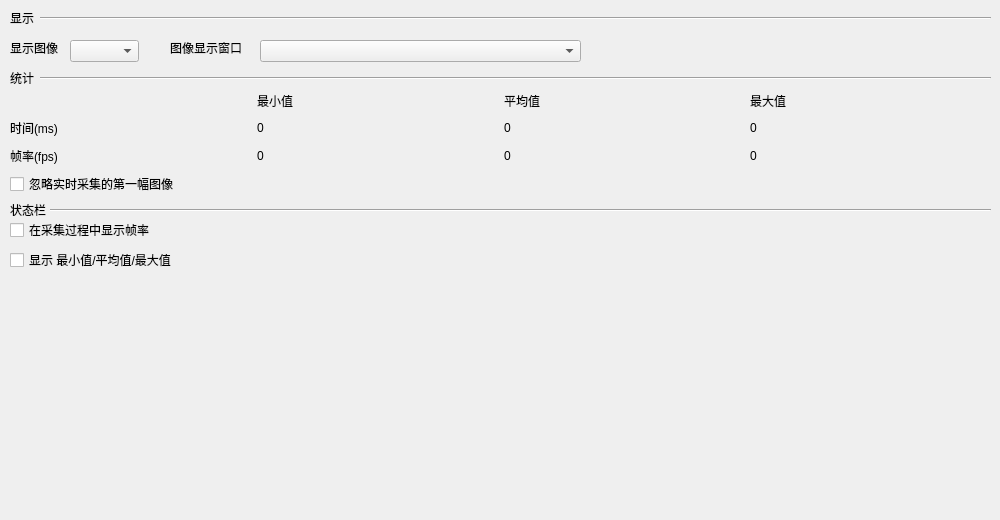
<?xml version="1.0" encoding="UTF-8"?>
<ui version="4.0">
 <class>CDetect</class>
 <widget class="QWidget" name="CDetect">
  <property name="geometry">
   <rect>
    <x>0</x>
    <y>0</y>
    <width>1000</width>
    <height>520</height>
   </rect>
  </property>
  <property name="windowTitle">
   <string>Form</string>
  </property>
  <widget class="QLabel" name="label">
   <property name="geometry">
    <rect>
     <x>10</x>
     <y>10</y>
     <width>53</width>
     <height>16</height>
    </rect>
   </property>
   <property name="text">
    <string>显示</string>
   </property>
  </widget>
  <widget class="Line" name="line">
   <property name="geometry">
    <rect>
     <x>40</x>
     <y>10</y>
     <width>951</width>
     <height>16</height>
    </rect>
   </property>
   <property name="orientation">
    <enum>Qt::Horizontal</enum>
   </property>
  </widget>
  <widget class="QLabel" name="label_2">
   <property name="geometry">
    <rect>
     <x>10</x>
     <y>40</y>
     <width>53</width>
     <height>16</height>
    </rect>
   </property>
   <property name="text">
    <string>显示图像</string>
   </property>
  </widget>
  <widget class="QComboBox" name="comboBox">
   <property name="geometry">
    <rect>
     <x>70</x>
     <y>40</y>
     <width>69</width>
     <height>22</height>
    </rect>
   </property>
  </widget>
  <widget class="QLabel" name="label_3">
   <property name="geometry">
    <rect>
     <x>170</x>
     <y>40</y>
     <width>81</width>
     <height>16</height>
    </rect>
   </property>
   <property name="text">
    <string>图像显示窗口</string>
   </property>
  </widget>
  <widget class="QComboBox" name="comboBox_2">
   <property name="geometry">
    <rect>
     <x>260</x>
     <y>40</y>
     <width>321</width>
     <height>22</height>
    </rect>
   </property>
  </widget>
  <widget class="QLabel" name="label_4">
   <property name="geometry">
    <rect>
     <x>10</x>
     <y>70</y>
     <width>53</width>
     <height>16</height>
    </rect>
   </property>
   <property name="text">
    <string>统计</string>
   </property>
  </widget>
  <widget class="Line" name="line_2">
   <property name="geometry">
    <rect>
     <x>40</x>
     <y>70</y>
     <width>951</width>
     <height>16</height>
    </rect>
   </property>
   <property name="orientation">
    <enum>Qt::Horizontal</enum>
   </property>
  </widget>
  <widget class="QWidget" name="gridLayoutWidget">
   <property name="geometry">
    <rect>
     <x>10</x>
     <y>90</y>
     <width>981</width>
     <height>106</height>
    </rect>
   </property>
   <layout class="QGridLayout" name="gridLayout">
    <item row="1" column="2">
     <widget class="QLabel" name="label_12">
      <property name="text">
       <string>0</string>
      </property>
     </widget>
    </item>
    <item row="1" column="3">
     <widget class="QLabel" name="label_15">
      <property name="text">
       <string>0</string>
      </property>
     </widget>
    </item>
    <item row="1" column="1">
     <widget class="QLabel" name="label_8">
      <property name="text">
       <string>0</string>
      </property>
     </widget>
    </item>
    <item row="0" column="3">
     <widget class="QLabel" name="label_14">
      <property name="text">
       <string>最大值</string>
      </property>
     </widget>
    </item>
    <item row="0" column="2">
     <widget class="QLabel" name="label_11">
      <property name="text">
       <string>平均值</string>
      </property>
     </widget>
    </item>
    <item row="0" column="1">
     <widget class="QLabel" name="label_6">
      <property name="text">
       <string>最小值</string>
      </property>
     </widget>
    </item>
    <item row="2" column="1">
     <widget class="QLabel" name="label_10">
      <property name="text">
       <string>0</string>
      </property>
     </widget>
    </item>
    <item row="1" column="0">
     <widget class="QLabel" name="label_7">
      <property name="text">
       <string>时间(ms)</string>
      </property>
     </widget>
    </item>
    <item row="2" column="2">
     <widget class="QLabel" name="label_13">
      <property name="text">
       <string>0</string>
      </property>
     </widget>
    </item>
    <item row="2" column="0">
     <widget class="QLabel" name="label_9">
      <property name="text">
       <string>帧率(fps)</string>
      </property>
     </widget>
    </item>
    <item row="2" column="3">
     <widget class="QLabel" name="label_16">
      <property name="text">
       <string>0</string>
      </property>
     </widget>
    </item>
    <item row="3" column="0">
     <widget class="QCheckBox" name="checkBox">
      <property name="text">
       <string>忽略实时采集的第一幅图像</string>
      </property>
     </widget>
    </item>
   </layout>
  </widget>
  <widget class="QLabel" name="label_5">
   <property name="geometry">
    <rect>
     <x>10</x>
     <y>200</y>
     <width>53</width>
     <height>20</height>
    </rect>
   </property>
   <property name="text">
    <string>状态栏</string>
   </property>
  </widget>
  <widget class="Line" name="line_3">
   <property name="geometry">
    <rect>
     <x>50</x>
     <y>200</y>
     <width>941</width>
     <height>20</height>
    </rect>
   </property>
   <property name="orientation">
    <enum>Qt::Horizontal</enum>
   </property>
  </widget>
  <widget class="QCheckBox" name="checkBox_2">
   <property name="geometry">
    <rect>
     <x>10</x>
     <y>220</y>
     <width>151</width>
     <height>20</height>
    </rect>
   </property>
   <property name="text">
    <string>在采集过程中显示帧率</string>
   </property>
  </widget>
  <widget class="QCheckBox" name="checkBox_3">
   <property name="geometry">
    <rect>
     <x>10</x>
     <y>250</y>
     <width>171</width>
     <height>20</height>
    </rect>
   </property>
   <property name="text">
    <string>显示 最小值/平均值/最大值</string>
   </property>
  </widget>
 </widget>
 <resources/>
 <connections/>
</ui>
